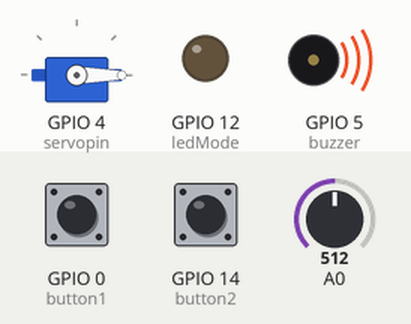
Simulated run of this sketch. Board: ESP8266 (Wemos D1 mini). On the bench: servo, output pins drawn as LEDs (lit = HIGH), buzzer (waves = sounding, pin HIGH). The inputs (shaded band) are chosen by the test bench; at power-on: GPIO 0 (button1) HIGH, GPIO 14 (button2) HIGH, A0 = 512. WiFi joins after 1.5 s; servers stay silent unless stated; what the sketch prints to the serial monitor is not drawn.

Above: at 3.1 s.
3.2 s: GPIO 0 (button1) pulled LOW for 0.15 s
At 4.4 s:
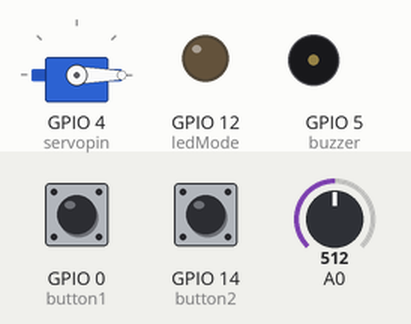
5.4 s: GPIO 14 (button2) pulled LOW for 1 s
At 6.8 s:
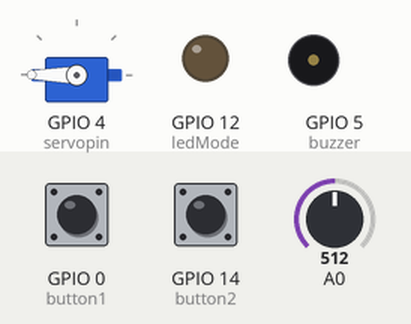
7.9 s: GPIO 0 (button1) pulled LOW for 1 s
At 8.8 s:
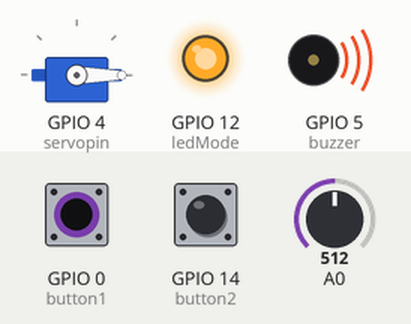
10.4 s: GPIO 14 (button2) pulled LOW for 0.15 s
At 10.8 s:
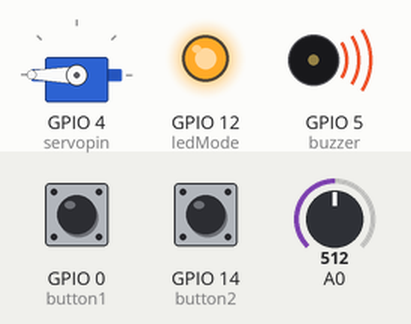
12.4 s: GPIO 14 (button2) pulled LOW for 3.2 s
At 16.8 s:
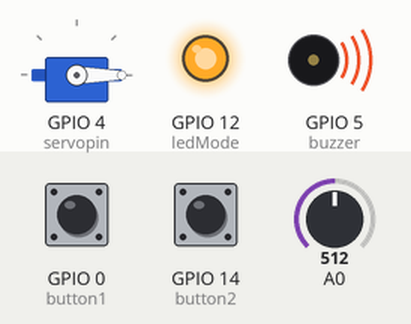
17.1 s: GPIO 0 (button1) pulled LOW for 3.2 s
At 18.7 s:
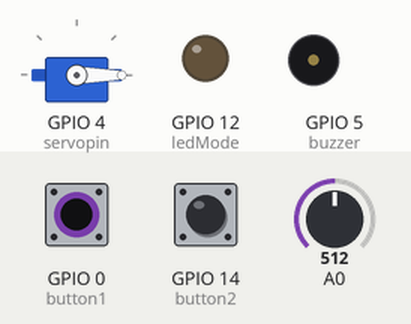
Timing chart, 0 to 20.2 s (numbered marks = the images above; inputs shaded):
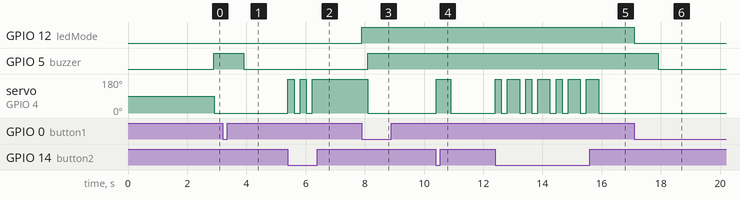

Measured:
- after the input at 3.2 s, GPIO 5 (buzzer): HIGH → LOW after 0.70 s
- after the input at 5.4 s, servo on GPIO 4 (servopin): alternates 180° for 0.20 s and 0° for 0.20 s, 5 changes in all, then stays 180°, starting at once
- after the input at 7.9 s, GPIO 12 (ledMode): LOW → HIGH at once; GPIO 5 (buzzer): LOW → HIGH after 0.20 s; servo on GPIO 4 (servopin): 180° → 0° after 0.21 s
- after the input at 10.4 s, servo on GPIO 4 (servopin): 0° → 180° at once, → 0° 0.50 s later
- after the input at 12.4 s, servo on GPIO 4 (servopin): 0° → 180° at once, then repeats every 1.0 s: 0° 0.20 s, 180° 0.41 s, 0° 0.20 s, 180° 0.20 s
- after the input at 17.1 s, GPIO 12 (ledMode): HIGH → LOW at once; GPIO 5 (buzzer): HIGH → LOW after 0.80 s

The sketch:

Edgent_ESP8266_MQ-2_SERVO.ino
```cpp
#define BLYNK_TEMPLATE_ID "TMPLPhbWkmU8"
#define BLYNK_DEVICE_NAME "MQ2"

#define BLYNK_FIRMWARE_VERSION        "0.1.0"
#define BLYNK_PRINT Serial
#define APP_DEBUG
#define USE_NODE_MCU_BOARD
#include "BlynkEdgent.h"
#include <Servo.h>
Servo myservo;
BlynkTimer timer;
int timerID1,timerID2;
int mq2_value;
int mucCanhbao=500;
int buzzer=5; //D1
int ledMode = 12; //D6 led hiển thị chế độ hoạt động
int servopin=4; // D2 Kết nối servo
int button1=0; //D3 Bật tắt chế độ cảnh báo
int button2=14; // D5 Điều khiển cửa
boolean button1State=HIGH;
boolean button2State=HIGH;
boolean runMode=1;//Bật/tắt chế độ cảnh báo
boolean canhbaoState=0;
boolean cuaState=0;
WidgetLED led(V0);
#define KHIGAS V1
#define MUCCANHBAO V2
#define RUNMODE V3
#define TRANGTHAICB V4
#define SERVO V5

void setup()
{
  Serial.begin(115200);
  delay(100);
  pinMode(button1,INPUT_PULLUP);
  pinMode(button2,INPUT_PULLUP);
  pinMode(buzzer,OUTPUT);
  digitalWrite(buzzer,LOW); //Tắt buzzer
  pinMode(ledMode,OUTPUT);
  digitalWrite(ledMode,LOW);//Tắt led mode
  myservo.attach(servopin);
  BlynkEdgent.begin();
  timerID1 = timer.setInterval(1000L,handleTimerID1);
}

void loop() {
  BlynkEdgent.run();
  timer.run();
  if(digitalRead(button1)==LOW){
    if(button1State==HIGH){
      button1State=LOW;
      runMode=!runMode;
      digitalWrite(ledMode,runMode);
      Serial.println("Run mode: " + String(runMode));
      Blynk.virtualWrite(RUNMODE,runMode);
      delay(200);
    }
  }else{
    button1State=HIGH;
  }
  if(digitalRead(button2)==LOW){
    if(button2State==HIGH){
      controlDoor();
      Blynk.virtualWrite(SERVO,cuaState);
      delay(200);
    }
  }else{
    button2State=HIGH;
  }
}
void handleTimerID1(){
  mq2_value = analogRead(A0);
  Blynk.virtualWrite(KHIGAS,mq2_value);
  if(led.getValue()) {
    led.off();
  } else {
    led.on();
  }
  if(runMode==1){
    if(mq2_value>mucCanhbao){
      if(canhbaoState==0){
        canhbaoState=1;
        Blynk.logEvent("canhbao", String("Cảnh báo! Khí gas=" + String(mq2_value)+" vượt quá mức cho phép!"));
        digitalWrite(buzzer,HIGH);
        Blynk.virtualWrite(TRANGTHAICB,HIGH);
        Serial.println("Đã bật cảnh báo!");
        timerID2 = timer.setTimeout(60000L,handleTimerID2);
      }
      if(cuaState==0){
        for (int pos = 180; pos >= 0; pos -= 5) {
          myservo.write(pos);
          delay(0);
        }
        cuaState=1;
      }
      Blynk.virtualWrite(SERVO,cuaState);
    }
  }else{
    digitalWrite(buzzer,LOW);
    Blynk.virtualWrite(TRANGTHAICB,LOW);
    Serial.println("Đã tắt cảnh báo!");
    canhbaoState=0;
  }
}
void handleTimerID2(){
  canhbaoState=0;
  if(mq2_value<mucCanhbao){
    digitalWrite(buzzer,LOW);
    Blynk.virtualWrite(TRANGTHAICB,LOW);
    Serial.println("Đã tắt cảnh báo!");
  }
}
BLYNK_CONNECTED() {
  Blynk.syncVirtual(RUNMODE,MUCCANHBAO,SERVO);
}
BLYNK_WRITE(MUCCANHBAO) {
  mucCanhbao = param.asInt();
  Serial.println("Mức cảnh báo: " + String(mucCanhbao));
}
BLYNK_WRITE(RUNMODE) {
  runMode = param.asInt();
  digitalWrite(ledMode,runMode);
}
BLYNK_WRITE(SERVO){
  cuaState = !param.asInt();
  controlDoor();
}
void controlDoor(){
  if(cuaState==1){
    for (int pos = 0; pos <= 180; pos += 5){
      myservo.write(pos);
      delay(0);
    }
    cuaState=0;
  }else{
    for (int pos = 180; pos >= 0; pos -= 5) {
      myservo.write(pos);
      delay(0);
    }
    cuaState=1;
  }
}
```
